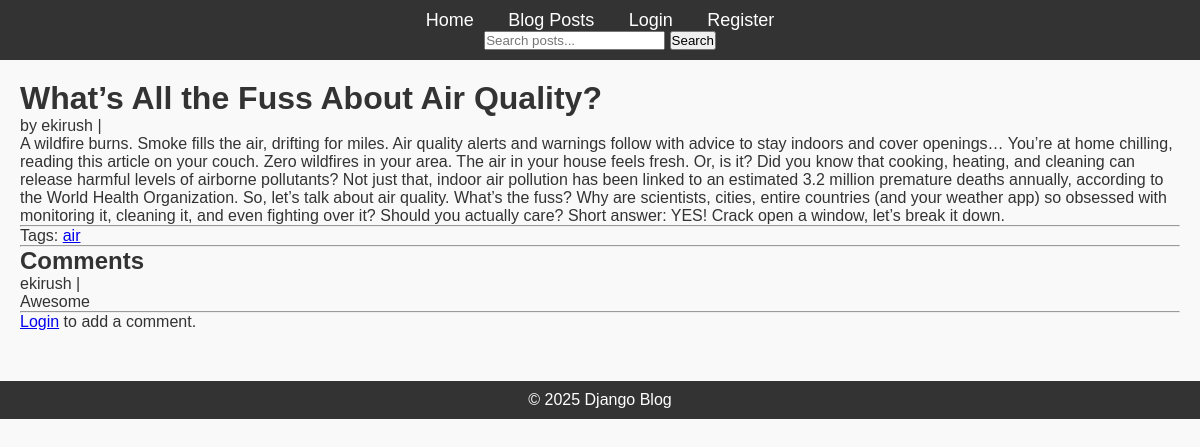
The app's page /post/1/ with its own data.
### blog/models.py (models this page shows, shortened)
class Post(models.Model):
    title = models.CharField(max_length=200)
    content = models.TextField()
    author = models.ForeignKey(User, on_delete=models.CASCADE)
    published_date = models.DateTimeField(auto_now_add=True)
    tags = TaggableManager(blank=True)  # Many-to-many relationship with tags

class Comment(models.Model):
    post = models.ForeignKey(Post, on_delete=models.CASCADE, related_name='comments')
    author = models.ForeignKey(User, on_delete=models.CASCADE)
    content = models.TextField()
    created_date = models.DateTimeField(auto_now_add=True)

### blog/views.py (the view)
# urls.py: path('post/<int:pk>/', PostDetailView.as_view(), name='post-detail'),
class PostDetailView(DetailView):
    model = Post
    template_name = 'blog/post_detail.html'

### blog/templates/blog/post_detail.html (shortened to what this page needs)
{% extends 'blog/base.html' %}
{% block content %}
<h1>{{ post.title }}</h1>
<p>by {{ post.author.username }} | {{ post.created_at|date:"M d, Y H:i" }}</p>
<p>{{ post.content }}</p>
<hr>
<p>Tags:
{% for tag in post.tags.all %}
    <a href="{% url 'posts-by-tag' tag.name %}">{{ tag.name }}</a>{% if not forloop.last %}, {% endif %}
{% empty %}
    No tags
{% endfor %}
</p>
<hr>
<h2>Comments</h2>
{% for comment in post.comments.all %}
<div class="comment">
    <p>{{ comment.author.username }} | {{ comment.created_at|date:"M d, Y H:i" }}</p>
    <p>{{ comment.content }}</p>
</div>
<hr>
{% empty %}
<p>No comments yet.</p>
{% endfor %}
{% if user.is_authenticated %}
<h3>Add a Comment</h3>
<form method="post" action="{% url 'comment-create' post.pk %}">
    {% csrf_token %}
    {{ form.as_p }}
    <button type="submit">Post Comment</button>
</form>
{% else %}
<p><a href="{% url 'login' %}">Login</a> to add a comment.</p>
{% endif %}
{% endblock %}

### blog/templates/blog/base.html (shortened to what this page needs)
<html lang="en">
<head>
    {% load static %}
    <link rel="stylesheet" href="{% static 'blog/css/styles.css' %}">
</head>
<body>
    <header>
        <nav>
            <ul>
                <li><a href="{% url 'posts' %}">Home</a></li>
                <li><a href="{% url 'posts' %}">Blog Posts</a></li>
                {% if user.is_authenticated %}
                    <li><a href="{% url 'profile' %}">Profile</a></li>
                    <li>
                        <form action="{% url 'logout' %}" method="post" style="display:inline;">
                            {% csrf_token %}
                            <button type="submit">Logout</button>
                        </form>
                    </li>
                {% else %}
                    <li><a href="{% url 'login' %}">Login</a></li>
                    <li><a href="{% url 'register' %}">Register</a></li>
                {% endif %}
            </ul>
        </nav>
        <div class="search-bar">
            <form action="{% url 'post-search' %}" method="get">
                <input type="text" name="q" placeholder="Search posts..." required>
                <button type="submit">Search</button>
            </form>
        </div>
    </header>
    <main class="content">
        {% block content %}{% endblock %}
    </main>
    <footer>
        <p>&copy; 2025 Django Blog</p>
    </footer>
</body>
</html>

### blog/static/blog/css/styles.css (style rules this page uses)
* { margin: 0; padding: 0; box-sizing: border-box; }
body { font-family: Arial, sans-serif; background-color: #f9f9f9; color: #333; }
header { background-color: #333; padding: 10px; text-align: center; }
header nav ul { list-style-type: none; }
header nav ul li { display: inline; margin: 0 15px; }
header nav ul li a { color: white; text-decoration: none; font-size: 18px; }
.content { margin: 20px; }
footer { text-align: center; margin-top: 50px; padding: 10px; background-color: #333; color: white; }

### records on screen
Post: title "What’s All the Fuss About Air Quality?", author.username "ekirush", content "A wildfire burns. Smoke fills the air, drifting for miles. Air quality alerts and warnings follow with advice to stay indoors and cover openings… You’re at home chilling, reading this article on your couch. Zero wildfires in your area. The air in your house feels fresh. Or, is it? Did you know that cooking, heating, and cleaning can release harmful levels of airborne pollutants? Not just that, indoor air pollution has been linked to an estimated 3.2 million premature deaths annually, according to the World Health Organization. So, let’s talk about air quality. What’s the fuss? Why are scientists, cities, entire countries (and your weather app) so obsessed with monitoring it, cleaning it,…"
Tag: name "air"
Comment: author.username "ekirush", content "Awesome"
